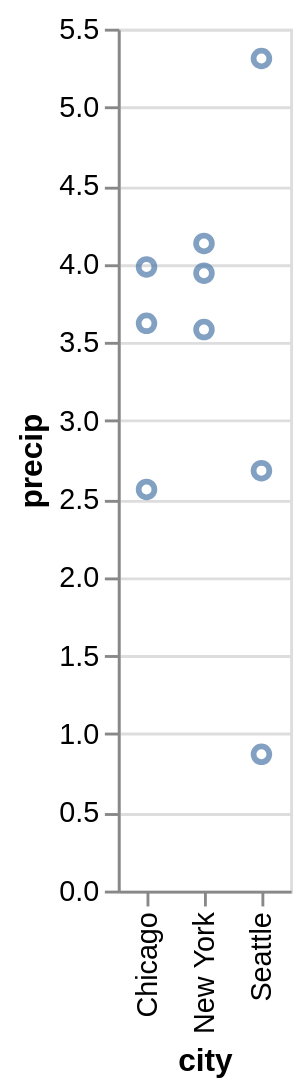

Notebook source saved alongside this figure:
### Markdown cell above
Here the rendering consists of one point per row in the dataset, all plotted on top of each other, since we have not yet specified positions for these points.

To visually separate the points, we can map various *encoding channels*, or *channels* for short, to fields in the dataset. For example, we could *encode* the field `city` of the data using the `y` channel, which represents the y-axis position of the points. To specify this, use the `encode` method:

### Code cell
alt.Chart(df).mark_point().encode(
  x='city',
  y='precip'  
)

### Figure 1 — Vega-Lite specification as saved in the notebook (floating-point values rounded to 4 significant figures)
{"config": {"view": {"continuousWidth": 300, "continuousHeight": 300}}, "data": {"name": "data-8e72c2f67818e64f2c6d729f1a903405"}, "mark": {"type": "point"}, "encoding": {"x": {"field": "city", "type": "nominal"}, "y": {"field": "precip", "type": "quantitative"}}, "$schema": "https://vega.github.io/schema/vega-lite/v5.20.1.json", "datasets": {"data-8e72c2f67818e64f2c6d729f1a903405": [{"city": "Seattle", "month": "Apr", "precip": 2.68}, {"city": "Seattle", "month": "Aug", "precip": 0.87}, {"city": "Seattle", "month": "Dec", "precip": 5.31}, {"city": "New York", "month": "Apr", "precip": 3.94}, {"city": "New York", "month": "Aug", "precip": 4.13}, {"city": "New York", "month": "Dec", "precip": 3.58}, {"city": "Chicago", "month": "Apr", "precip": 3.62}, {"city": "Chicago", "month": "Aug", "precip": 3.98}, {"city": "Chicago", "month": "Dec", "precip": 2.56}]}}
